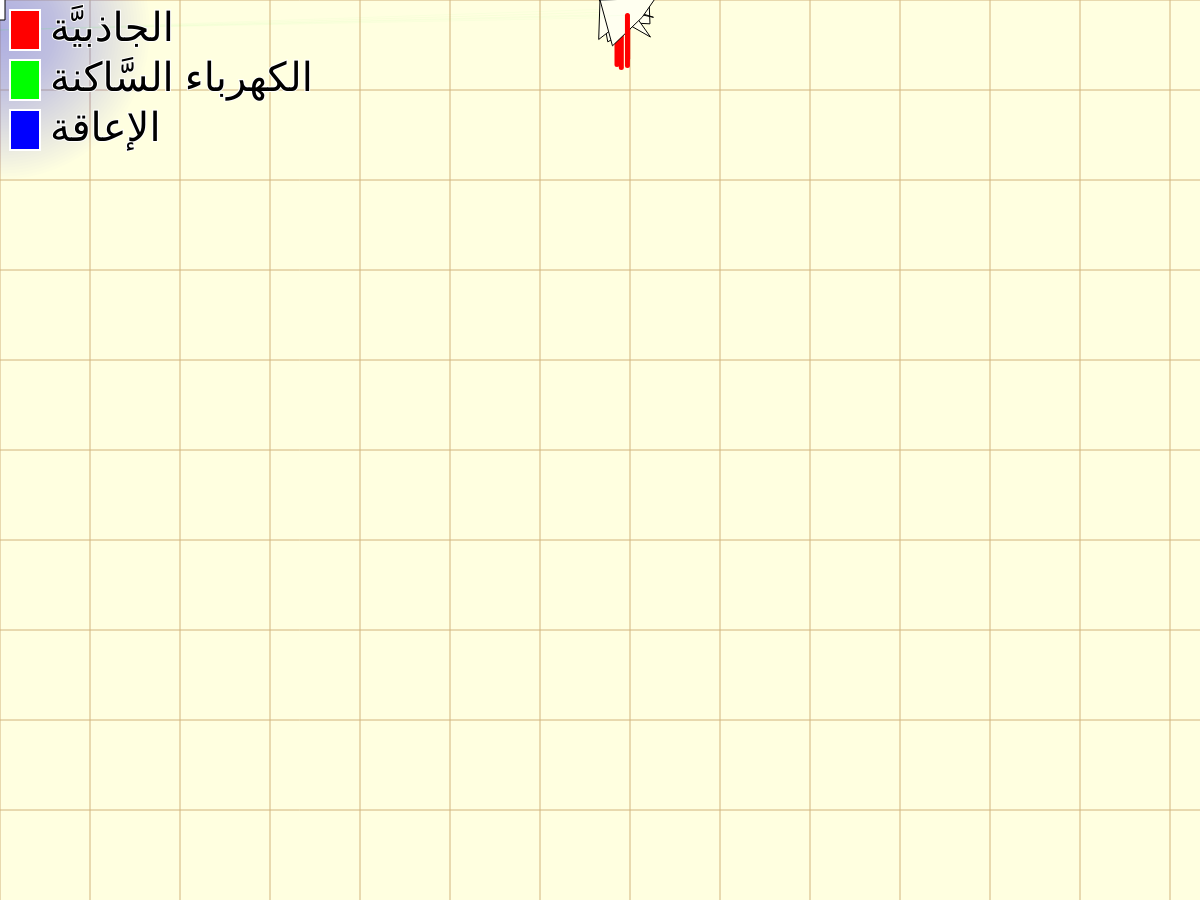
Frame 1 (no input)
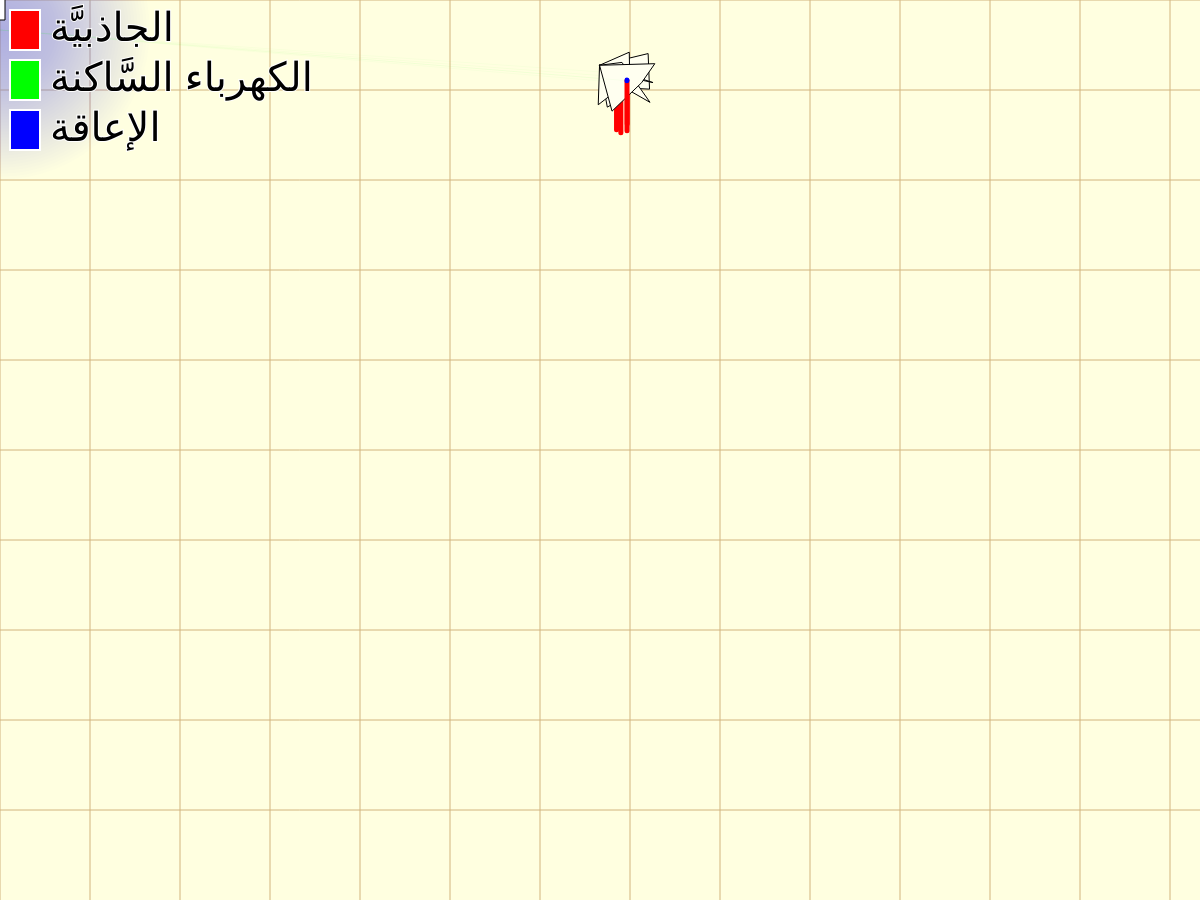
Frame 60 (no input)
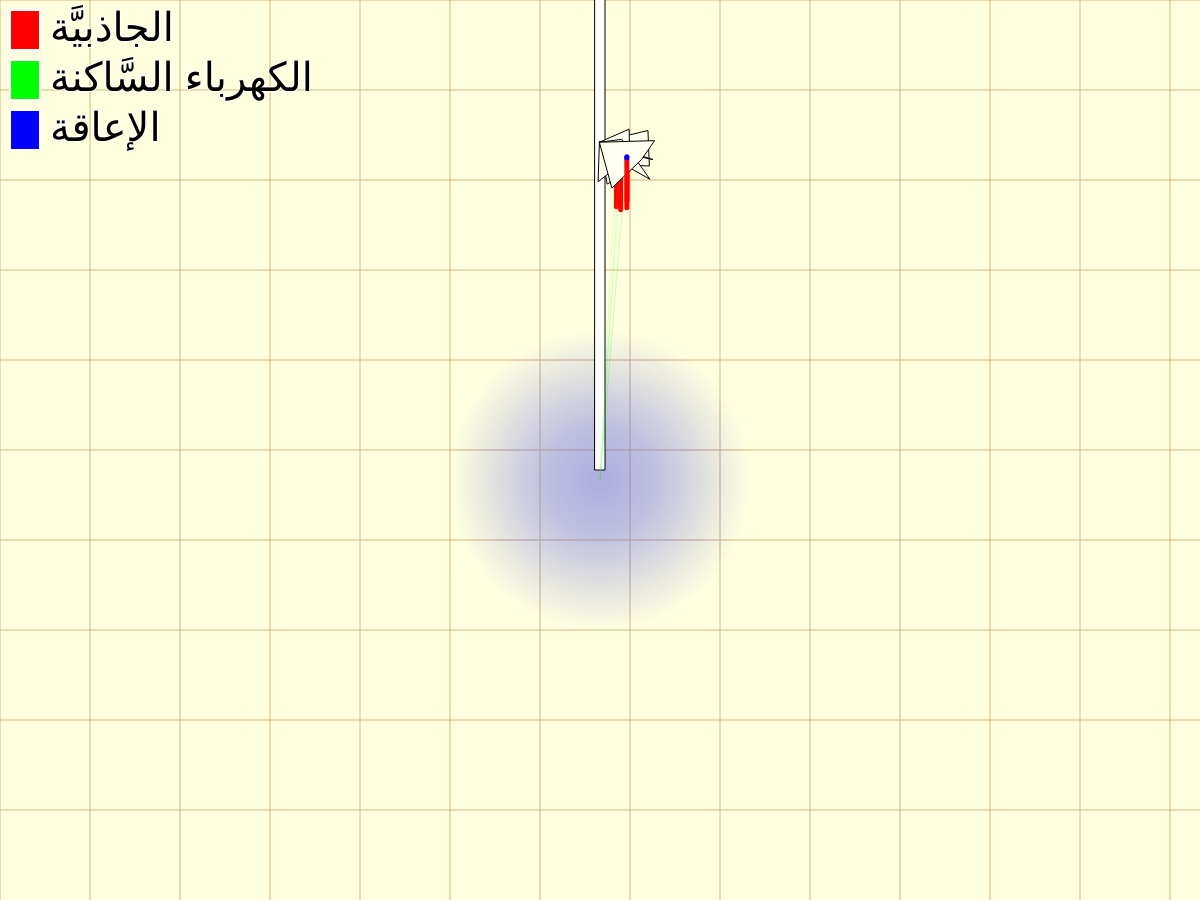
Frame 120 (the mouse pressed at the canvas centre since frame 60)

The p5.js sketch that drew these frames (run headless with seeded random() and noise() and a simulated clock; from frame 60 on, the mouse is pressed at the canvas centre):

// p5.js sketch
// ── sketch.js
let g = 9.816 / 1000;
let airRho = 1.225 / 10;
let rod;
let papers = [];
let _scaling = 0.01;
let _timeScaling = 0.1;
let minES = 0;
let maxES = 10;
let minD = 0;
let maxD = 100;
let minG = 0;
let maxG = 5;
let vectorDebug = true;
let randomLimit = 0.5;
let _textSize = 16;
let _textDrag = "الإعاقة";
let _textElectroStatic = "الكهرباء السَّاكنة";
let _textGravity = "الجاذبيَّة";

class Rod {
  constructor(charge) {
    this.charge = charge;
    this.width = 10;
    this.offsetY = 30;
    this.x = 0;
    this.y = 0;
  }

  show() {
    let r = this.charge;
    let x = mouseX - this.width / 2;
    let y = -10;
    let w = this.width;
    let h = mouseY + this.offsetY;
    fill(0, 0, 200, 2);
    noStroke();
    for (let i = 0; i <= r; i += r / 50) {
      ellipse(x + this.width / 2, h, i, i);
    }
    stroke(0);
    fill(255);
    rect(x, y, w, h);
    this.x = x + this.width / 2;
    this.y = h;
  }
}

class Paper {
  constructor() {
    this.charge = 50;
    this.w = 40;
    this.h = 30;
    this.x = width / 2;
    this.y = 0;
    this.vx = 0;
    this.vy = 0;
    this.C_d = 1; //drag coefficient
    this.m = 80; //(this.h * this.w) / 100;
    this.vertexes = [];

    let noiseScale = this.w;
    this.vertexes.push({ x: 0, y: 0 });
    this.vertexes.push({
      x: this.w + random(-randomLimit, randomLimit) * noiseScale,
      y: random(-randomLimit, randomLimit) * noiseScale,
    });
    this.vertexes.push({
      x: this.w + random(-randomLimit, randomLimit) * noiseScale,
      y: this.h + random(-randomLimit, randomLimit) * noiseScale,
    });
    this.vertexes.push({
      x: random(-randomLimit, randomLimit) * noiseScale,
      y: this.h + random(-randomLimit, randomLimit) * noiseScale,
    });

    this.cx = 0;
    this.cy = 0;
    for (let i = 0; i < this.vertexes.length; i++) {
      this.cx += this.vertexes[i].x;
      this.cy += this.vertexes[i].y;
    }
    this.cx = this.cx / this.vertexes.length;
    this.cy = this.cy / this.vertexes.length;
  }

  show() {
    fill(255, 255, 240);
    stroke(0);
    strokeWeight(1);
    //rect(this.x - this.w / 2, this.y - this.h / 2, this.w, this.h);

    beginShape();
    for (let i = 0; i < this.vertexes.length; i++) {
      vertex(this.x + this.vertexes[i].x, this.y + this.vertexes[i].y);
    }
    endShape(CLOSE);
  }

  update(rod) {
    // Gravity force (F = m*g)
    let gravity = createVector(
      0,
      constrain(this.m * 9.81 * _scaling, minG, maxG)
    );

    // Electrostatic force from the rod
    let electrostaticForce = this.calculateElectrostatic(rod);

    // Drag force
    let dragForce = this.calculateDrag();

    // Net force (F = m*a => a = F/m)
    let netForce = createVector(0, 0);
    netForce.add(gravity);
    netForce.add(electrostaticForce);
    netForce.add(dragForce);
    let acceleration = p5.Vector.div(netForce, this.m);
    if (vectorDebug) {
      stroke(255, 0, 0);
      strokeWeight(gravity.mag());
      line(
        this.x + this.cx,
        this.y + this.cy,
        this.x + this.cx,
        this.y + this.cy + gravity.mag() * 10
      );

      stroke(0, 255, 0);
      strokeWeight(electrostaticForce.mag());
      line(this.x + this.cx, this.y + this.cy, rod.x, rod.y);

      stroke(0, 0, 255);
      strokeWeight(dragForce.mag());
      line(
        this.x + this.cx,
        this.y + this.cy,
        this.x + this.cx - this.vx,
        this.y + this.cy - this.vy
      );
    }
    // Update velocity
    this.vx += acceleration.x * deltaTime * _timeScaling;
    this.vy += acceleration.y * deltaTime * _timeScaling;

    let minV = -50;
    let maxV = 50;
    this.vx = constrain(this.vx, minV, maxV);
    this.vy = constrain(this.vy, minV, maxV);

    // Update position
    this.x += this.vx * deltaTime * _timeScaling;
    this.y += this.vy * deltaTime * _timeScaling;

    this.x = constrain(this.x, 0, width - this.w);
    this.y = constrain(this.y, 0, height - this.h);
    //print(this.vx, this.vy);
  }

  calculateDrag() {
    //return 0;
    // Drag force (F = 1/2 * C_d * A * v^2)
    let velocity = createVector(this.vx, this.vy);
    let speed = velocity.mag();
    let dragMagnitude = constrain(
      (1000 * _scaling * (this.C_d * (speed * speed))) / 2 +
        noise(randomLimit) * 5,
      minD,
      maxD
    );
    let dragForce = velocity.copy();
    dragForce.mult(-1);
    dragForce.normalize();
    dragForce.mult(dragMagnitude);
    return dragForce;
  }

  calculateElectrostatic(rod) {
    //return 0;
    // Simple electrostatic force calculation (F = k*|q1*q2|/r^2)
    let k = 8.99 * _scaling * 10; // Coulomb's constant
    let r = p5.Vector.dist(
      createVector(
        rod.x + noise(randomLimit, 0) * 5,
        rod.y + noise(randomLimit, 1) * 5
      ),
      createVector(this.x + this.cx, this.y + this.cy)
    ); // Distance between rod and paper
    let forceMagnitude = constrain(
      (k * Math.abs(rod.charge * this.charge)) / (r * r),
      minES,
      maxES
    );
    let forceDirection = p5.Vector.sub(
      createVector(rod.x, rod.y),
      createVector(this.x + this.cx, this.y + this.cy)
    ); // Direction from paper to rod
    forceDirection.normalize();
    forceDirection.mult(forceMagnitude);
    return forceDirection;
  }
}

let checkbox;
function setup() {
  createCanvas(windowWidth, windowHeight * 0.9);
  _textSize = width / 30;
  textSize(_textSize);

  rod = new Rod(300);
  for (let i = 0; i < 5; i++) {
    papers.push(new Paper());
  }
  checkbox = createCheckbox("أظهر متَّجهات القوة", vectorDebug);
  checkbox.changed(myCheckedEvent);
}
function myCheckedEvent() {
  vectorDebug = this.checked();
}

function draw() {
  //background(220);
  drawBackground();
  rod.show();
  for (let i = 0; i < papers.length; i++) {
    papers[i].show();
    papers[i].update(rod);
  }
  drawColorLegend();
}

function drawBackground() {
  noFill();
  background(255, 255, 224);
  stroke(210, 180, 127);
  strokeWeight(1);
  let spacing = min(width, height) / 10;
  for (let i = 0; i < width; i += spacing) {
    line(i, 0, i, height);
  }
  for (let i = 0; i < height; i += spacing) {
    line(0, i, width, i);
  }
}

function drawColorLegend() {
  if (vectorDebug) {
    let xoffset = 10;
    let yoffset = 10;

    stroke(255);
    strokeWeight(2);
    fill(255, 0, 0);
    rect(10, yoffset + _textSize * 0, 30, _textSize);
    fill(0);
    textAlign(LEFT, TOP);
    text(_textGravity, 40 + xoffset, yoffset + _textSize * 0);

    stroke(255);
    strokeWeight(2);
    fill(0, 255, 0);
    rect(10, 2 * yoffset + _textSize, 30, _textSize);
    fill(0);
    textAlign(LEFT, TOP);
    text(_textElectroStatic, 40 + 10, 2 * yoffset + _textSize);

    stroke(255);
    strokeWeight(2);
    fill(0, 0, 255);
    rect(10, 3 * 10 + _textSize * 2, 30, _textSize);
    fill(0);
    textAlign(LEFT, TOP);
    text(_textDrag, 40 + 10, 3 * yoffset + _textSize * 2);
  }
}
